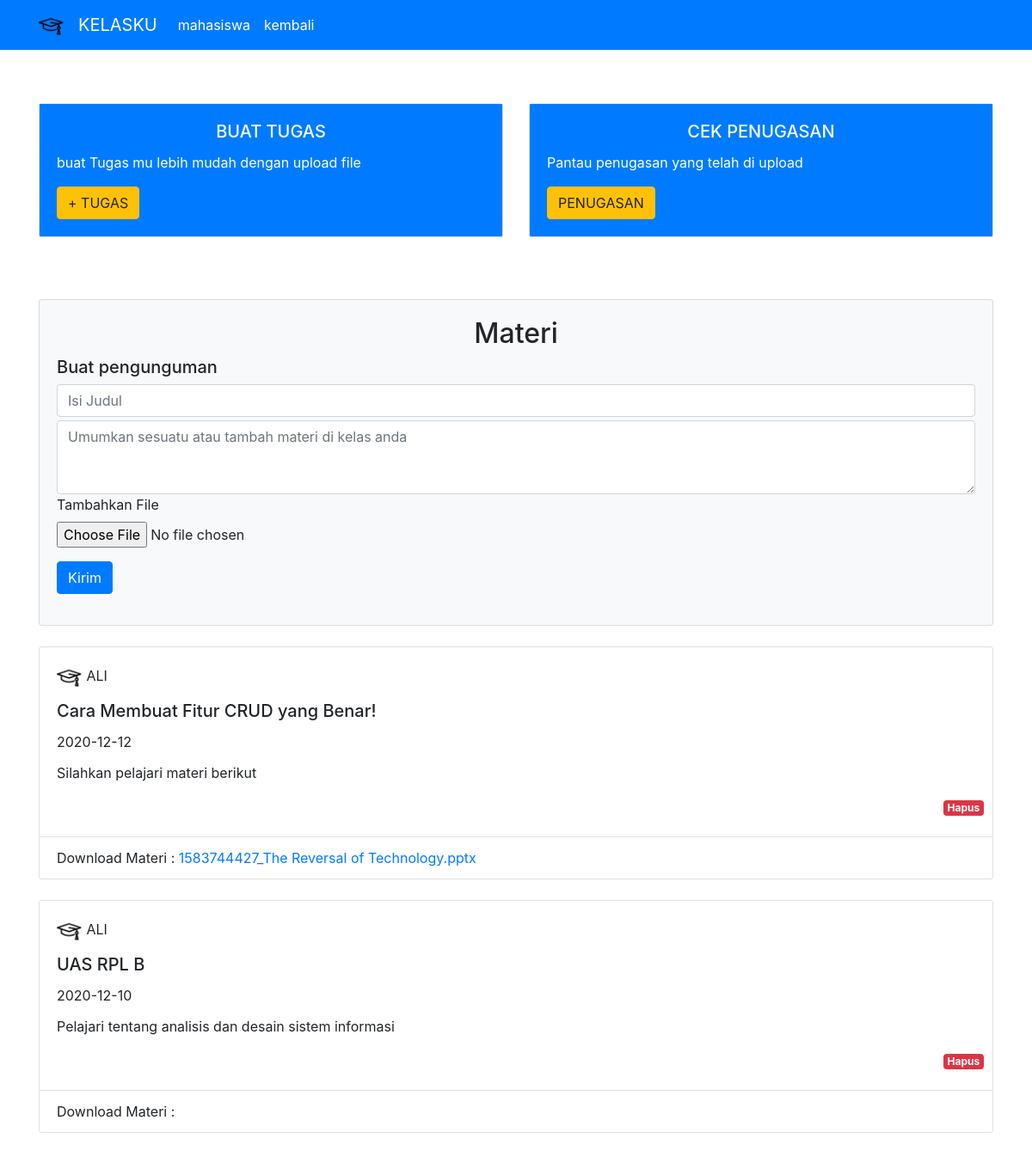
Page /kelas/kelas_dosen/rincian_kelas.php?id_kelas=11 (signed in) on the committed database.
### tables this page shows
CREATE TABLE `materi` (
  `idmateri` bigint(30) NOT NULL AUTO_INCREMENT,
  `judul` varchar(255) DEFAULT NULL,
  `isi` tinytext DEFAULT NULL,
  `file` varchar(255) DEFAULT NULL,
  `id_kelas` bigint(20) DEFAULT NULL,
  `tgl_diupload` date DEFAULT NULL,
  PRIMARY KEY (`idmateri`),
  KEY `id_kelas` (`id_kelas`),
  CONSTRAINT `materi_ibfk_1` FOREIGN KEY (`id_kelas`) REFERENCES `kelas` (`id_kelas`)
);

### kelas/kelas_dosen/rincian_kelas.php (the view, shortened to what this page needs)
<?php
include 't_head.php';
?>
<body>
    <nav class="navbar fixed-top navbar-expand-lg navbar-dark bg-primary">
        <div class="container">
            <a class="navbar-brand" href="#">
                <img src="../../img/topi.png" width="30" height="30"></a>
            <a class="navbar-brand" href="#">KELASKU</a>
            <div class="collapse navbar-collapse" id="navbarNavAltMarkup">
                <div class="navbar-nav">
                    <a class="nav-item nav-link active" href="mahasiswa.php?id_kelas=<?= $_GET["id_kelas"]; ?>">mahasiswa <span class="sr-only">(current)</span></a>
                    <a class="nav-item nav-link active" href="ruangdosen.php">kembali <span class="sr-only">(current)</span></a>
                </div>
            </div>
        </div>
    </nav>
    <br><br><br>
    <section class="container mt-5">
        <div class="row">
            <div class="col">
                <div class="card mb-4">
                    <div class="card-body text-white bg-primary">
                        <h5 class="card-title text-center">BUAT TUGAS</h5>
                        <p class="card-text">buat Tugas mu lebih mudah dengan upload file</p>
                        <a href="tugas.php?id_kelas=<?= $_GET["id_kelas"]; ?>" class="btn btn-warning">+ TUGAS</a>
                    </div>
                </div>
            </div>
            <div class="col">
                <div class="card mb-4">
                    <div class="card-body text-white bg-primary">
                        <h5 class="card-title text-center">CEK PENUGASAN</h5>
                        <p class="card-text">Pantau penugasan yang telah di upload</p>
                        <a href="penugasan.php?id_kelas=<?= $_GET["id_kelas"]; ?>" class="btn btn-warning">PENUGASAN</a>
                    </div>
                </div>
            </div>
        </div>
        <br><br>
        <div class="row">
            <div class="col">
                <div class="card bg-light">
                    <div class="card-body">
                        <form action="" method="post" enctype="multipart/form-data">
                            <div class="form-group">
                                <h2 style="text-align: center;">Materi</h2>
                                <h5>Buat pengunguman</h5>
                                <input type="text" class="form-control mb-1" name="judul" placeholder="Isi Judul" required>
                                <textarea class="form-control" id="isi" name='isi' rows="3" placeholder="Umumkan sesuatu atau tambah materi di kelas anda" required></textarea>
                                <div class="form-group">
                                    <label for="file1">Tambahkan File</label>
                                    <input type="file" class="form-control-file" id="file1" name="file_materi">
                                </div>
                                <button type="submit" name="submit" class="btn btn-primary">Kirim</button>
                            </div>
                        </form>
                    </div>
                </div>
            </div>
        </div>
        <?php
        $iddsn = $_SESSION['id_dosen'];
        $idkls =  $_GET["id_kelas"];
        $result = mysqli_query($konek, "SELECT * FROM materi a JOIN kelas b ON a.id_kelas = b.id_kelas WHERE id_dosen='$iddsn' AND a.id_kelas=$idkls ORDER BY a.idmateri DESC");
        while ($data = mysqli_fetch_assoc($result)) {
        ?>
            <br>
            <div class="row">
                <div class="col">
                    <div class="card">
                        <div class="card-body">
                            <div href="" class="card-title" style="text-transform:uppercase;">
                                <img src="../../img/topi.png" width="30" height="30"> <?= $_SESSION['user_name']; ?>
                            </div>
                            <h5 class="card-title"><?= $data['judul']; ?></h5>
                            <p class="card-title"><?= $data['tgl_diupload']; ?></p>
                            <p class="card-text"><?= $data['isi']; ?></p>
                        </div>
                        <div>
                            <a style="float: right; margin-right:10px" href="deletemateri.php?idmateri=<?= $data['idmateri']; ?>" class="badge badge-danger">Hapus</a>
                        </div>
                        <ul class="list-group list-group-flush">
                            <li class="list-group-item"></li>
                            <li class="list-group-item">Download Materi : <a href="download.php?file=<?= $data['file'] ?>"><?= $data['file'] ?></a></li>
                        </ul>
                    </div>
                </div>
            </div>
        <?php } ?>
    </section>
    <br><br>
</body>
</html>

### rows in the picture
materi: judul "Cara Membuat Fitur CRUD yang Benar!", tgl_diupload "2020-12-12", isi "Silahkan pelajari materi berikut", file "1583744427_The Reversal of Technology.pptx"
materi: judul "UAS RPL B", tgl_diupload "2020-12-10", isi "Pelajari tentang analisis dan desain sistem informasi"
